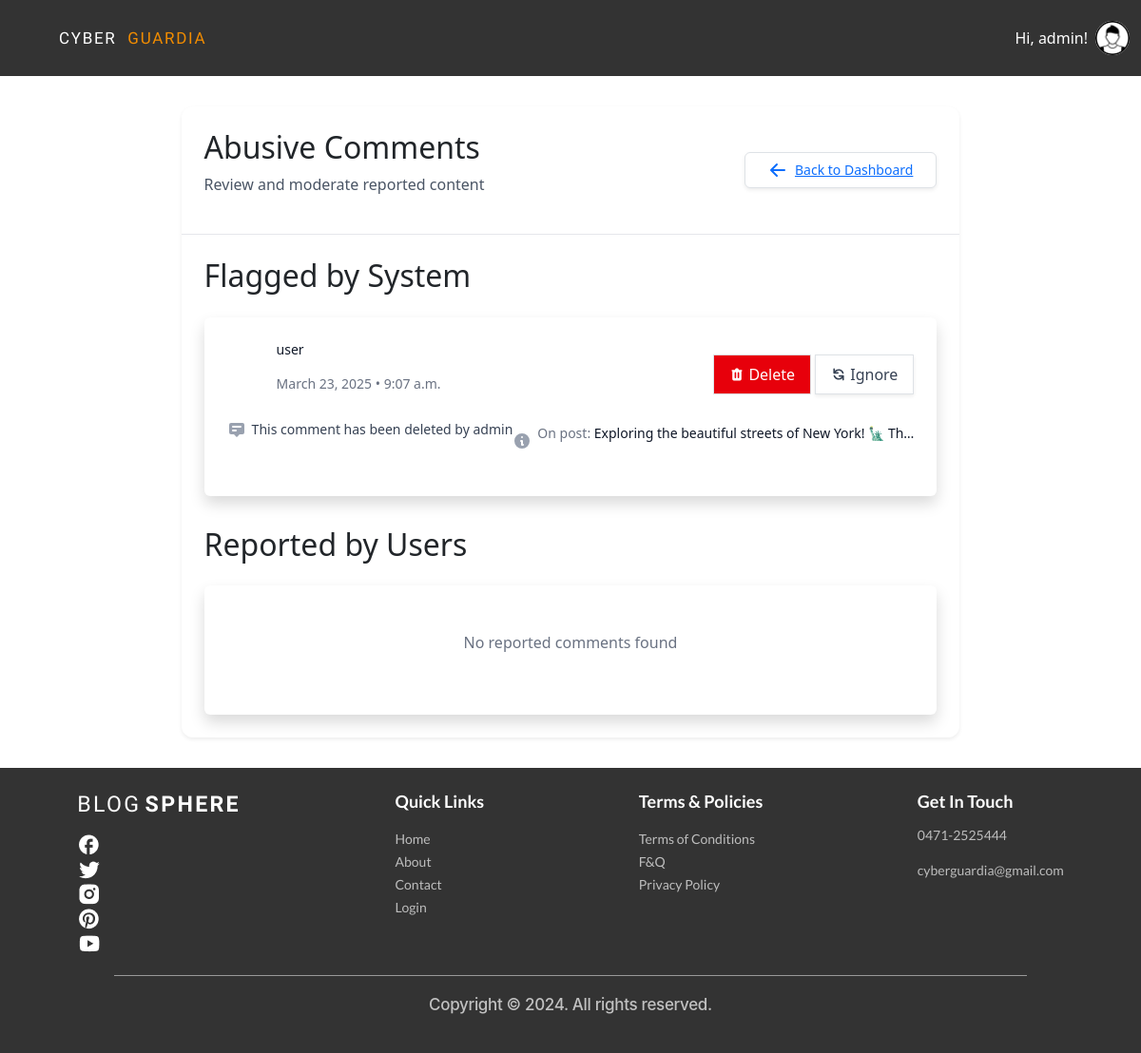
Before: /admin_panel/abusive-comments/ (signed in) with the older database file.
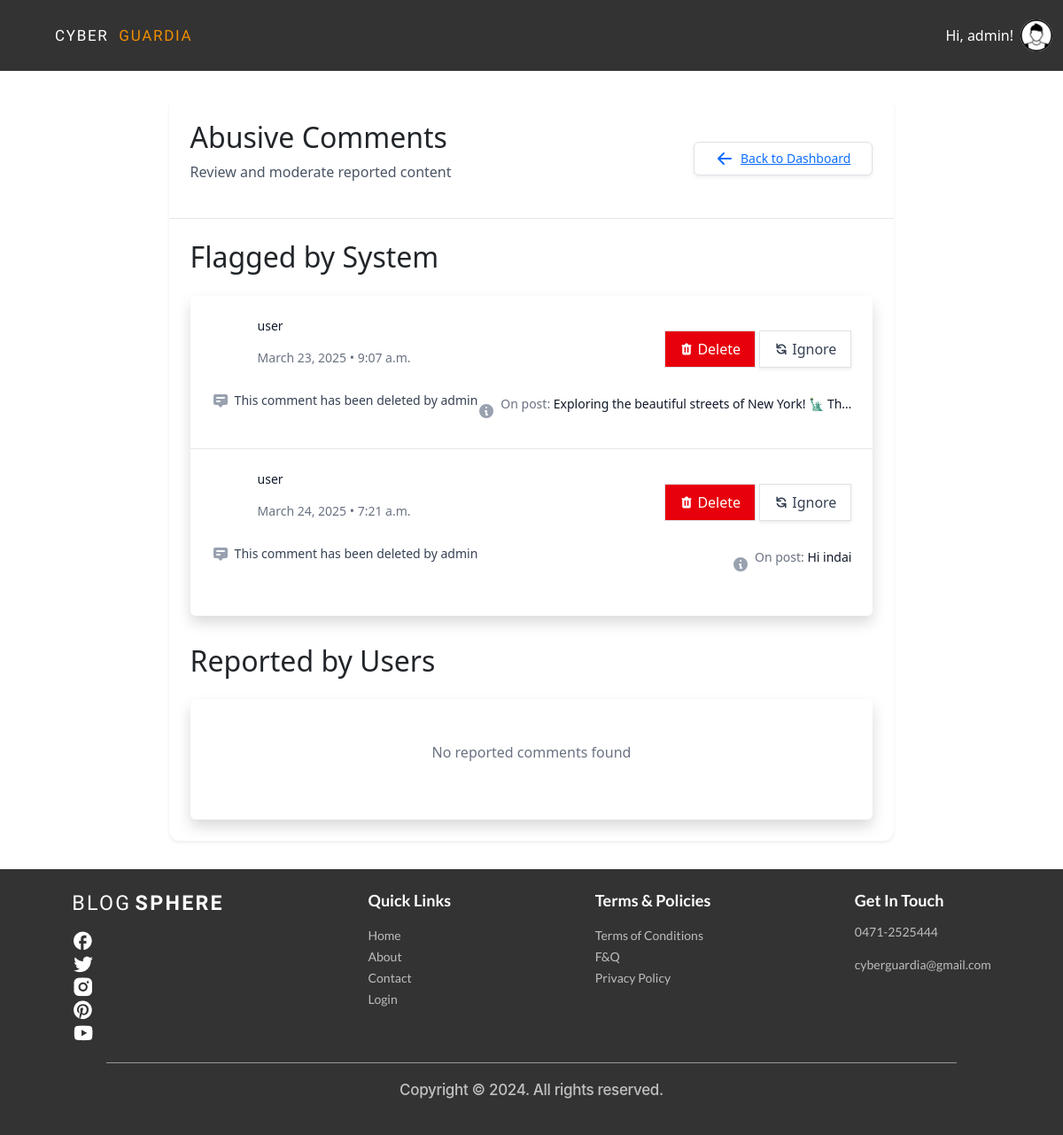
After: the same page with the newer database file.
### posts/models.py (models this page shows, shortened)
class Comment(models.Model):
    user = models.ForeignKey(User, on_delete=models.CASCADE)
    post = models.ForeignKey(Post, on_delete=models.CASCADE, related_name="comments")
    text = models.TextField()
    created_at = models.DateTimeField(auto_now_add=True)
    flagged = models.BooleanField(default=False)
    reported = models.BooleanField(default=False)

class Post(models.Model):
    user = models.ForeignKey(User, on_delete=models.CASCADE)
    content = models.TextField(blank=True)
    location = models.CharField(max_length=255, blank=True)
    image = models.ImageField(upload_to='post_images/', blank=True, null=True)
    created_at = models.DateTimeField(auto_now_add=True)

### account/models.py (models this page shows)
class User(AbstractUser):
    USER_TYPE_CHOICES = (
        ('normal', 'Normal User'),
        ('advertiser', 'Advertiser'),
    )
    user_type = models.CharField(max_length=20, choices=USER_TYPE_CHOICES, default='normal')

### admin_panel/views.py (the view)
# urls.py: path('abusive-comments/', views.abusive_comments, name='abusive_comments'),
@never_cache
@user_passes_test(is_admin)
@login_required
def abusive_comments(request):
    flagged_comments = Comment.objects.filter(flagged=True)
    reported_comments = Comment.objects.filter(reported=True)
    return render(request, 'admin_panel/abusive_comments.html', {'flagged_comments': flagged_comments, 'reported_comments': reported_comments})

### admin_panel/views.py (called while the page is built)
def is_admin(user):
    return user.is_superuser

### admin_panel/templates/admin_panel/abusive_comments.html (shortened to what the changed rows need)
{% extends 'base.html' %}
{% block content %}
<div class="max-w-7xl mx-auto px-4 sm:px-6 lg:px-8 py-8">
    <div class="bg-white dark:bg-gray-800 rounded-xl shadow-sm overflow-hidden">
        <div class="p-6 border-b border-gray-200 dark:border-gray-700 flex justify-between items-center">
            <div>
                <h2 class="text-2xl font-bold text-gray-900 dark:text-white">Abusive Comments</h2>
            </div>
        </div>
        <div class="p-6">
            <div class="mb-8">
                <h2 class="text-xl font-semibold text-gray-900 dark:text-white mb-4">Flagged by System</h2>
                <div class="bg-white dark:bg-gray-800 shadow overflow-hidden sm:rounded-md">
                    <ul class="divide-y divide-gray-200 dark:divide-gray-700">
                        {% for comment in flagged_comments %}
                        <li>
                            <div class="px-4 py-4 sm:px-6">
                                <div class="flex items-center justify-between">
                                    <div class="flex items-center">
                                        <div class="h-10 w-10 rounded-full bg-primary-500 flex items-center justify-center text-white font-semibold mr-3">
                                        </div>
                                        <div>
                                            <p class="text-sm font-medium text-gray-900 dark:text-white">{{ comment.user.username }}</p>
                                            <p class="text-sm text-gray-500 dark:text-gray-400">
                                                {{ comment.created_at|date:"F j, Y • g:i a" }}
                                            </p>
                                        </div>
                                    </div>
                                    <div>
                                        <form action="{% url 'delete_comment' comment.id %}" method="POST" class="inline-block">
                                            <button type="submit" class="inline-flex items-center px-3 py-2 border border-transparent text-sm leading-4 font-medium rounded-md text-white bg-red-600 hover:bg-red-700 focus:outline-none focus:ring-2 focus:ring-offset-2 focus:ring-red-500">
                                                Delete
                                            </button>
                                        </form>
                                        <button class="ml-2 inline-flex items-center px-3 py-2 border border-gray-300 dark:border-gray-600 shadow-sm text-sm leading-4 font-medium rounded-md text-gray-700 dark:text-gray-300 bg-white dark:bg-gray-800 hover:bg-gray-50 dark:hover:bg-gray-700 focus:outline-none focus:ring-2 focus:ring-offset-2 focus:ring-primary-500">
                                            Ignore
                                        </button>
                                    </div>
                                </div>
                                <div class="mt-2 sm:flex sm:justify-between">
                                    <div class="sm:flex">
                                        <p class="flex items-center text-sm text-gray-700 dark:text-gray-300">
                                            {{ comment.text }}
                                        </p>
                                    </div>
                                    <div class="mt-2 flex items-center text-sm text-gray-500 dark:text-gray-400 sm:mt-0">
                                        <p>
                                            On post: <span class="text-gray-900 dark:text-gray-200 font-medium">{{ comment.post.content|truncatechars:50 }}</span>
                                        </p>
                                    </div>
                                </div>
                            </div>
                        </li>
                        {% empty %}
                        <li class="px-4 py-5 sm:px-6 text-center text-gray-500 dark:text-gray-400">
                            No flagged comments found
                        </li>
                        {% endfor %}
                    </ul>
                </div>
            </div>
            <div>
                <h2 class="text-xl font-semibold text-gray-900 dark:text-white mb-4">Reported by Users</h2>
            </div>
        </div>
    </div>
</div>
{% endblock %}

Changed rows visible on the page:
added Comment: user.username "user", created_at "March 24, 2025 • 7:21 a.m.", text "This comment has been deleted by admin", post.content "Hi indai"
